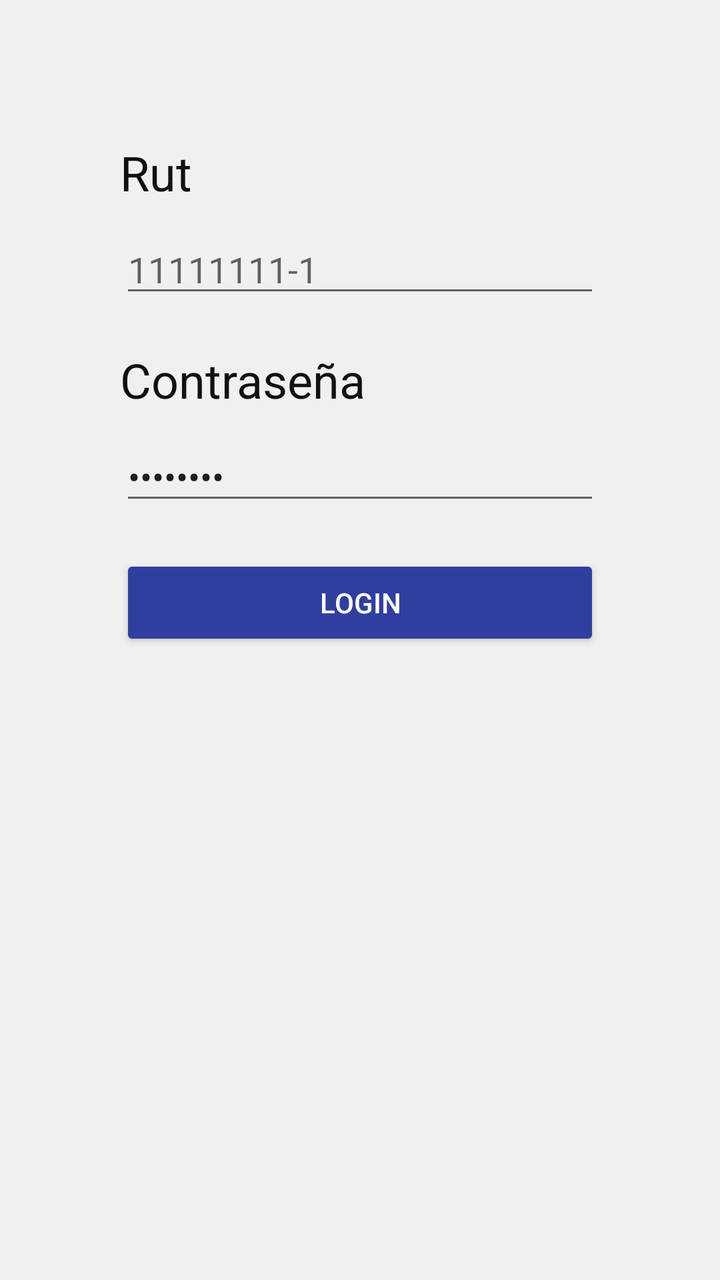
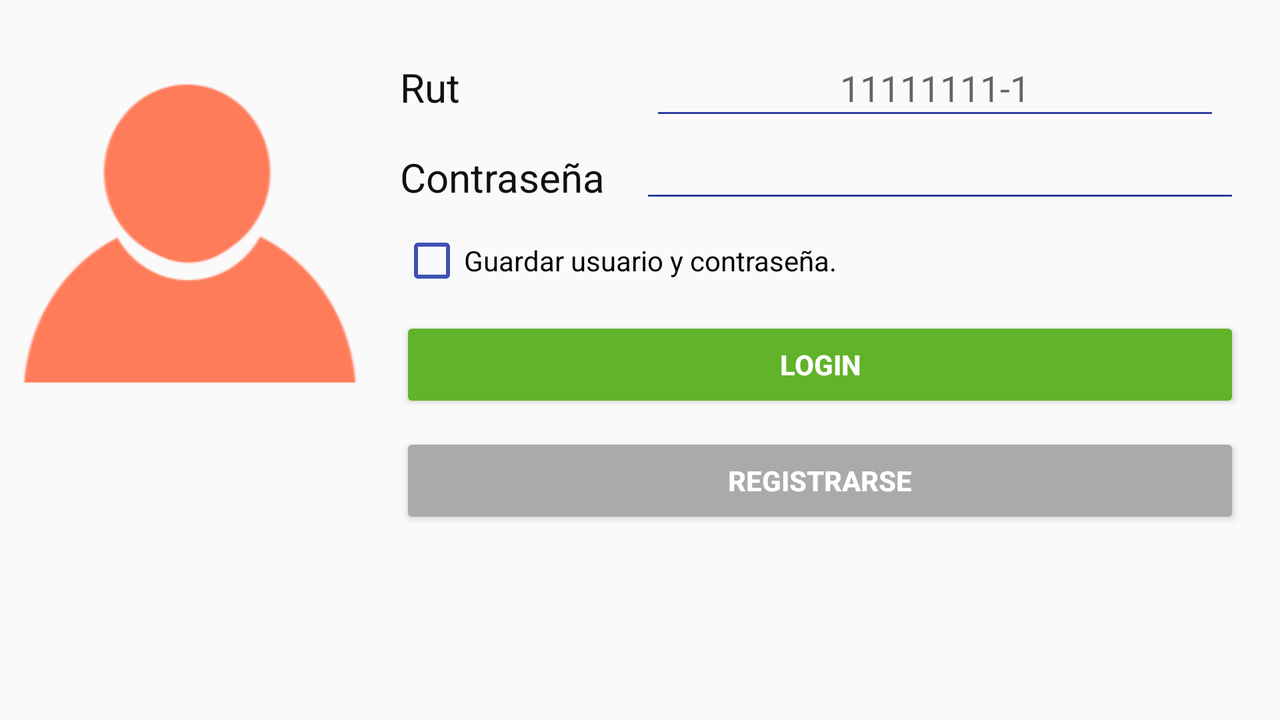

Compare how this app lays out the same screen by default and in its alternative resource folder. The renders come first, then the two layout files and the values they reference.
<!-- AndroidManifest.xml: application theme AppTheme -->
<!-- res/layout/activity_main.xml -->
<?xml version="1.0" encoding="utf-8"?>
<LinearLayout xmlns:android="http://schemas.android.com/apk/res/android"
    xmlns:tools="http://schemas.android.com/tools"
    android:layout_width="match_parent"
    android:layout_height="match_parent"
    tools:context="com.jose.movilizateucn.MainActivity"
    >
    <ScrollView
        android:layout_width="match_parent"
        android:layout_height="match_parent"
        android:fillViewport="true">

        <LinearLayout
            android:layout_width="match_parent"
            android:layout_height="match_parent"
            android:orientation = "vertical"
            android:padding="@dimen/login_padding"
            android:paddingBottom="@dimen/activity_vertical_margin"
            android:paddingLeft="@dimen/activity_horizontal_margin"
            android:paddingRight="@dimen/activity_horizontal_margin"
            android:paddingTop="@dimen/activity_vertical_margin"
            android:background="@color/lightGray">

            <TextView
                android:id = "@+id/lblRut"
                android:layout_width="match_parent"
                android:layout_height="wrap_content"
                android:text = "Rut"
                android:textColor="@color/niceBlack"
                android:textSize = "24sp"
                android:layout_marginTop = "@dimen/login_margin"/>
            <EditText
                android:id = "@+id/txtRut"
                android:layout_width="match_parent"
                android:layout_height="wrap_content"
                android:hint = "@string/rut_hint"
                android:textCursorDrawable="@color/colorPrimary"
                android:backgroundTintMode="@color/colorPrimary"
                android:drawableTint="@color/colorPrimary"
                android:maxLength= "10"
                android:layout_marginTop = "@dimen/login_margin"/>

            <TextView
                android:id = "@+id/lblPassword"
                android:layout_width="match_parent"
                android:layout_height="wrap_content"
                android:text = "Contraseña"
                android:textColor="@color/niceBlack"
                android:textSize = "24sp"
                android:layout_marginTop = "@dimen/login_long_margin"/>
            <EditText
                android:id = "@+id/txtPassword"
                android:layout_width="match_parent"
                android:layout_height="wrap_content"
                android:text = "@string/pass_hint"
                android:textCursorDrawable="@color/colorPrimary"
                android:backgroundTintMode="@color/colorPrimary"
                android:drawableTint="@color/colorPrimary"
                android:maxLength= "20"
                android:inputType = "textPassword"
                android:layout_marginTop = "@dimen/login_margin"/>

            <Button
                android:id = "@+id/btnLogin"
                android:layout_width="match_parent"
                android:layout_height="wrap_content"
                android:text = "Login"
                android:textColor="@color/blanco"
                android:backgroundTint="@color/colorPrimaryDark"
                android:layout_marginTop="@dimen/login_long_margin"/>
        </LinearLayout>
    </ScrollView>

</LinearLayout>
<!-- resources referenced by this layout -->
<resources>
  <color name="blanco">#FFFFFF</color>
  <color name="colorPrimary">#3F51B5</color>
  <color name="colorPrimaryDark">#303F9F</color>
  <color name="lightGray">#F0F0F0</color>
  <color name="niceBlack">#111111</color>
  <dimen name="activity_horizontal_margin">16dp</dimen>
  <dimen name="activity_vertical_margin">16dp</dimen>
  <dimen name="login_long_margin">20dp</dimen>
  <dimen name="login_margin">10dp</dimen>
  <dimen name="login_padding">60dp</dimen>
  <string name="pass_hint">12345678</string>
  <string name="rut_hint">11111111-1</string>
  <style name="AppTheme" parent="Theme.AppCompat.Light.DarkActionBar">
          
          <item name="colorPrimary">@color/niceRed2</item>
          <item name="colorPrimaryDark">@color/niceRed</item>
          <item name="colorAccent">@color/colorAccent</item>
      </style>
  <color name="niceRed2">#ff6236</color>
  <color name="niceRed">#FF4136</color>
  <color name="colorAccent">#FF4081</color>
</resources>
<!-- res/layout-land/activity_main.xml (the repository's variant of the layout above) -->
<!-- drawn on the phone turned sideways -->
<?xml version="1.0" encoding="utf-8"?>
<LinearLayout xmlns:android="http://schemas.android.com/apk/res/android"
    android:orientation="horizontal"
    android:layout_width="match_parent"
    android:layout_height="match_parent">

    <LinearLayout
        android:layout_width="wrap_content"
        android:layout_height="wrap_content"
        android:orientation="vertical"
        android:layout_weight="0.4"
        android:paddingLeft="10dp">
        <ImageView
            android:layout_width="match_parent"
            android:layout_height="wrap_content"
            android:src="@drawable/icologin"
            />

        <ProgressBar
            android:id="@+id/spinner"
            style="?android:attr/progressBarStyleSmall"
            android:layout_width="match_parent"
            android:layout_height="match_parent"
            android:visibility="gone"
            />
    </LinearLayout>

    <LinearLayout
        android:layout_width="match_parent"
        android:layout_height="match_parent"
        android:orientation="vertical"
        android:layout_weight="1"
        android:padding="10dp"
        android:layout_margin="@dimen/login_margin">


        <LinearLayout
            android:layout_width="match_parent"
            android:layout_height="wrap_content"
            android:orientation="horizontal">

            <TextView
                android:id = "@+id/lblRut"
                android:layout_width="120dp"
                android:layout_height="match_parent"
                android:text = "@string/rut"
                android:textColor="@color/niceBlack"
                android:textSize = "20dp"
                android:gravity="left"
                android:layout_marginTop="@dimen/login_margin" />
            <EditText
                android:id = "@+id/txtRut"
                android:layout_width="wrap_content"
                android:layout_height="match_parent"
                android:layout_weight="2"
                android:hint = "@string/rut_hint"
                android:textCursorDrawable="@color/colorPrimaryDark"
                android:backgroundTint="@color/colorPrimaryDark"
                android:maxLength= "10"
                android:gravity="center"
                android:layout_marginLeft="5dp"
                android:layout_marginRight="10dp"/>
        </LinearLayout>

        <LinearLayout
            android:layout_width="match_parent"
            android:layout_height="wrap_content"
            android:orientation="horizontal">

            <TextView
                android:id = "@+id/lblPassword"
                android:layout_width="120dp"
                android:layout_height="match_parent"
                android:text = "@string/pass"
                android:textColor="@color/niceBlack"
                android:textSize = "20dp"
                android:gravity="left"
                android:layout_marginTop="@dimen/login_margin"/>
            <EditText
                android:id = "@+id/txtPassword"
                android:layout_width="wrap_content"
                android:layout_height="wrap_content"
                android:layout_weight="2"
                android:maxLength= "20"
                android:textCursorDrawable="@color/colorPrimaryDark"
                android:backgroundTint="@color/colorPrimaryDark"
                android:inputType = "textPassword"
                android:gravity="center"/>
        </LinearLayout>

        <CheckBox
            android:id="@+id/cbRemember"
            android:layout_width="wrap_content"
            android:layout_height="wrap_content"
            android:layout_marginTop="8dp"
            android:text="Guardar usuario y contraseña."
            android:buttonTint="@color/colorPrimary"
            />

        <Button
            android:id = "@+id/btnLogin"
            android:layout_width="match_parent"
            android:layout_height="wrap_content"
            android:text = "Login"
            android:textColor="@color/blanco"
            android:textStyle="bold"
            android:backgroundTint="@color/cinnabargreen"
            android:layout_marginTop="12dp"
            android:layout_gravity="center"
            android:onClick="LoginButton"/>

        <Button
            android:id = "@+id/btnRegistrar"
            android:layout_width="match_parent"
            android:layout_height="wrap_content"
            android:text = "@string/registrarse"
            android:textColor="@color/blanco"
            android:textStyle="bold"
            android:backgroundTint="@android:color/darker_gray"
            android:layout_marginTop="10dp"
            android:onClick="RegistrarButton"/>

    </LinearLayout>

</LinearLayout>
<!-- resources referenced by the variant -->
<!-- as the phone turned sideways resolves them -->
<resources>
  <color name="blanco">#FFFFFF</color>
  <color name="cinnabargreen">#61B329</color>
  <color name="colorPrimary">#3F51B5</color>
  <color name="colorPrimaryDark">#303F9F</color>
  <color name="niceBlack">#111111</color>
  <dimen name="login_margin">10dp</dimen>
  <!-- drawable icologin: png bitmap (drawable, 6566 bytes) -->
  <string name="pass">Contraseña</string>
  <string name="registrarse">Registrarse</string>
  <string name="rut">Rut</string>
  <string name="rut_hint">11111111-1</string>
  <style name="AppTheme" parent="Theme.AppCompat.Light.DarkActionBar">
          
          <item name="colorPrimary">@color/niceRed2</item>
          <item name="colorPrimaryDark">@color/niceRed</item>
          <item name="colorAccent">@color/colorAccent</item>
      </style>
  <color name="niceRed2">#ff6236</color>
  <color name="niceRed">#FF4136</color>
  <color name="colorAccent">#FF4081</color>
</resources>
